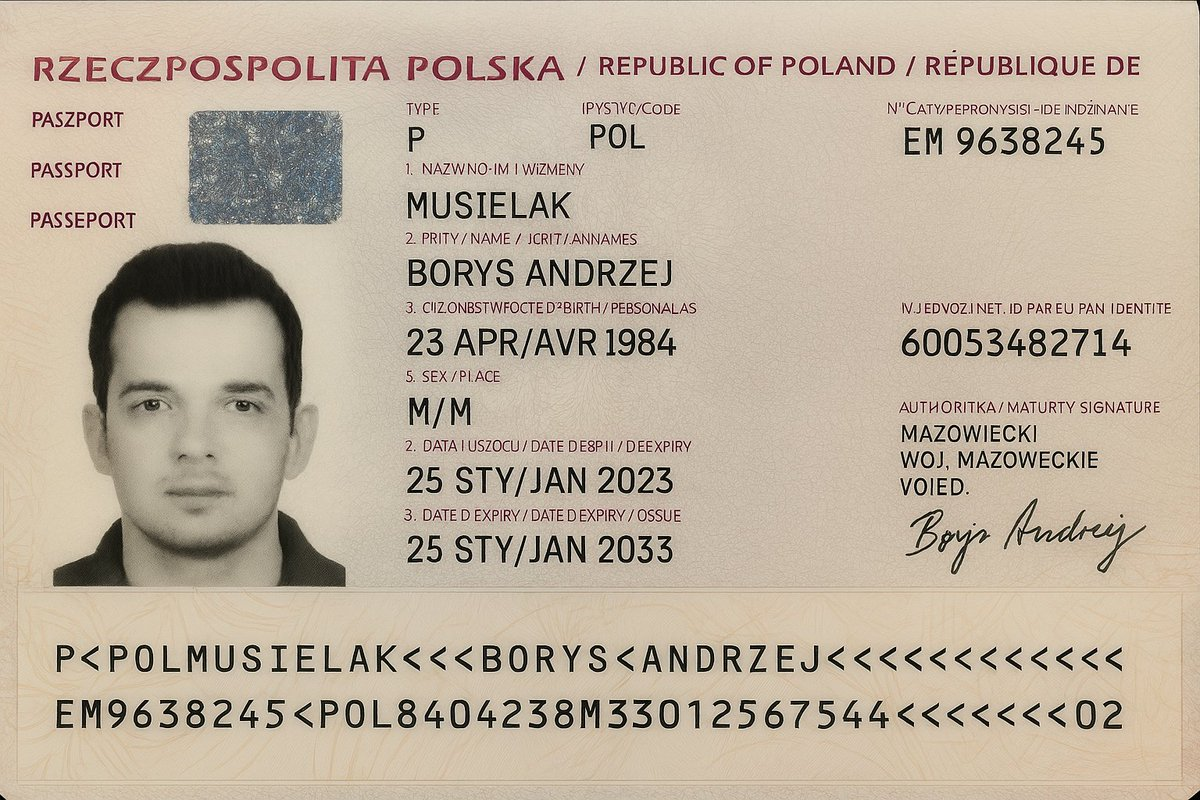
#> input picture test_images/Fake test.jpg, 1200 x 800 px
$ python -i ocr.py   (imports and definitions only)
#> lines starting #> are read from the running program, lines starting #| are printed output that depends on the picture; after the words box and inside, x2 and y2 are one past the last pixel; in counts of white or black regions, pixels touching at a corner belong together
#> further down, picture is the input picture: shape (800, 1200, 3); mean B, G, R 159.3, 177.5, 191.2
"""
OCR extraction using Tesseract (via pytesseract) — real text extraction,
not mocked. Two things happen here:

1. `extract_mrz_lines()` crops the bottom band of a passport-style image
   (where the Machine Readable Zone lives on every ICAO 9303 document),
   binarizes it, and runs Tesseract restricted to the MRZ character set
   (A-Z, 0-9, '<'). This is the standard approach used by real MRZ readers.

2. `extract_full_text()` runs general OCR over the whole document image,
   for surfacing raw extracted text / confidence when there's no clean
   MRZ band (visas, ID cards, non-standard layouts).

Note: on a real scanner feed, MRZ-band localization is usually done with
a small object-detection model; here we use the reliable heuristic that
the MRZ occupies the bottom ~22-28% of a properly cropped passport image,
which is sufficient for a hackathon demo pipeline and easy to replace with
a learned detector later.
"""

from __future__ import annotations
from dataclasses import dataclass
from typing import List, Tuple

import cv2
import numpy as np
import pytesseract

_MRZ_WHITELIST = "ABCDEFGHIJKLMNOPQRSTUVWXYZ0123456789<"


@dataclass
class OCRResult:
    text: str
    mean_confidence: float
    low_confidence: bool


def _preprocess_for_ocr(bgr_image: np.ndarray) -> np.ndarray:
    gray = cv2.cvtColor(bgr_image, cv2.COLOR_BGR2GRAY)
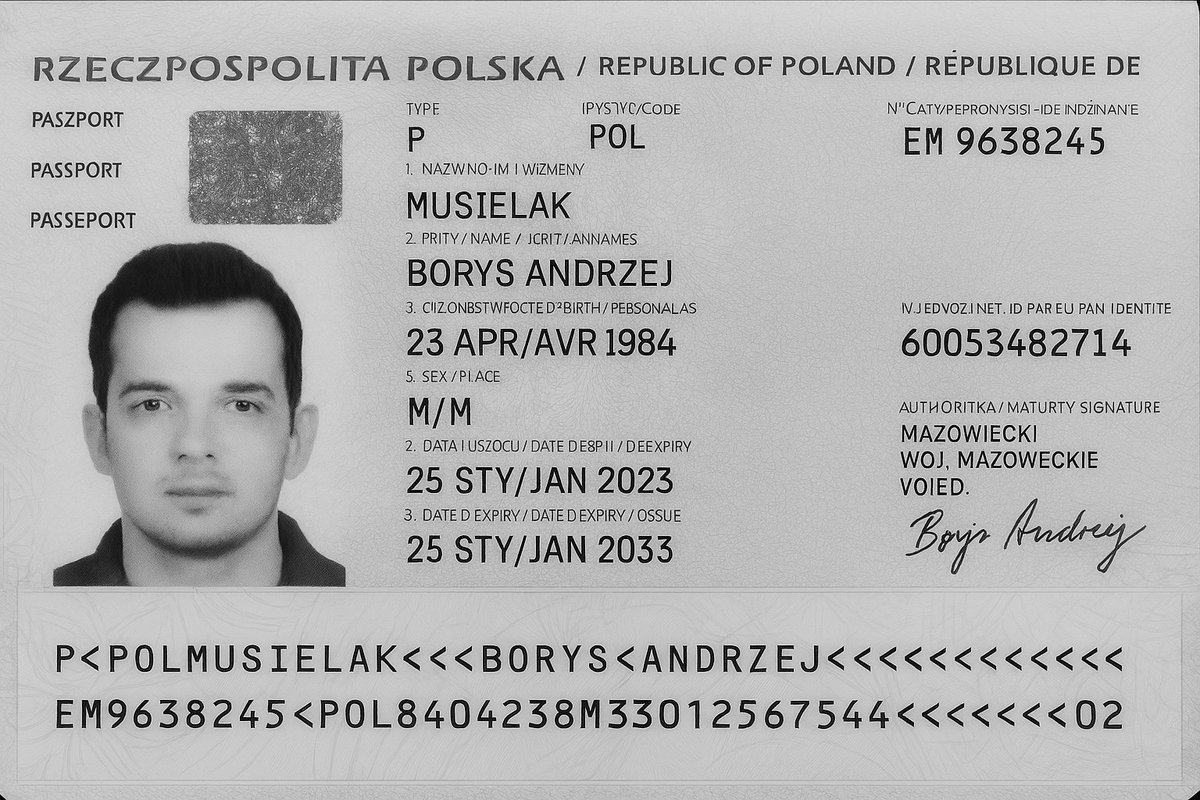
#> gray: shape (800, 1200); min 0, max 255, mean 179.5
    gray = cv2.bilateralFilter(gray, 9, 60, 60)
    _, thresh = cv2.threshold(gray, 0, 255, cv2.THRESH_BINARY + cv2.THRESH_OTSU)
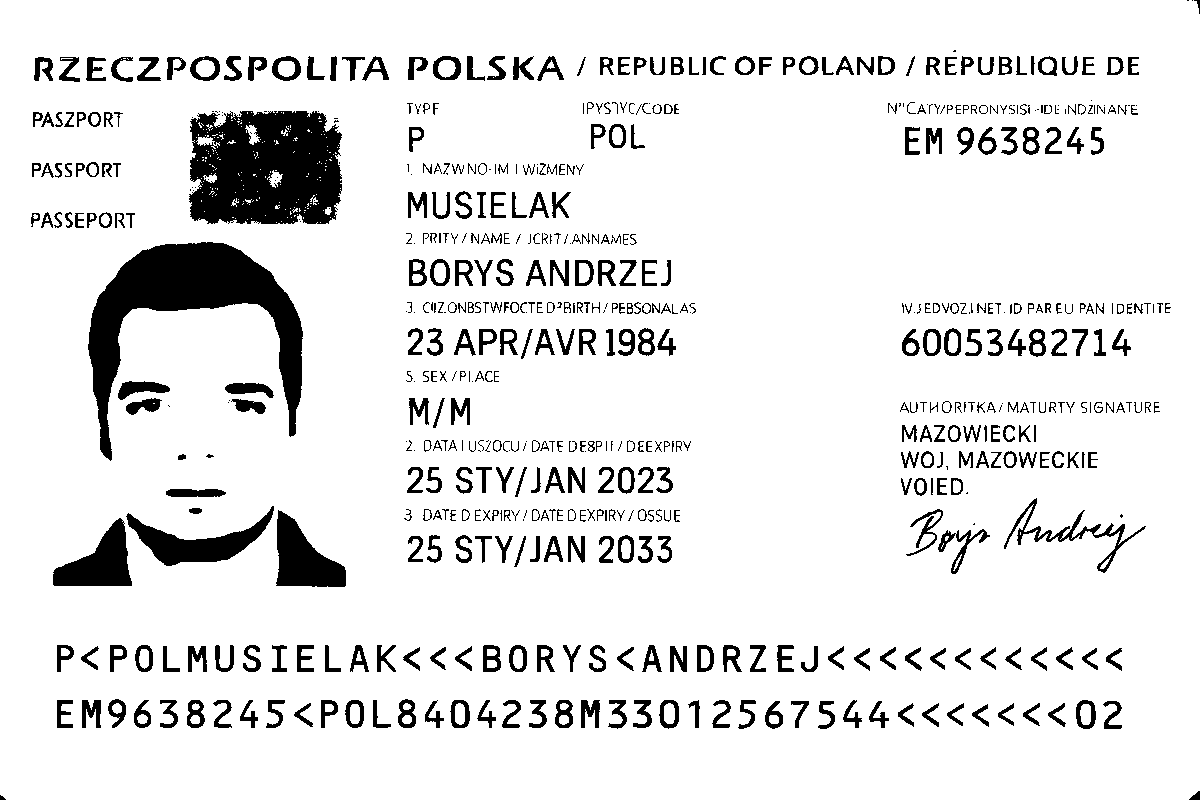
#> thresh: shape (800, 1200); 90% white; 617 black regions (148 under 20 px), largest, box (x1, y1, x2, y2) and area: (88, 242, 303, 461) 15058, (189, 111, 342, 224) 14637, (126, 506, 274, 566) 3142
    return thresh


# [49 lines left out: functions extract_mrz_lines, extract_full_text, not called in this run]

>>> import cv2
>>> picture = cv2.imread('../../test_images/Fake test.jpg')
>>> result = _preprocess_for_ocr(picture)
